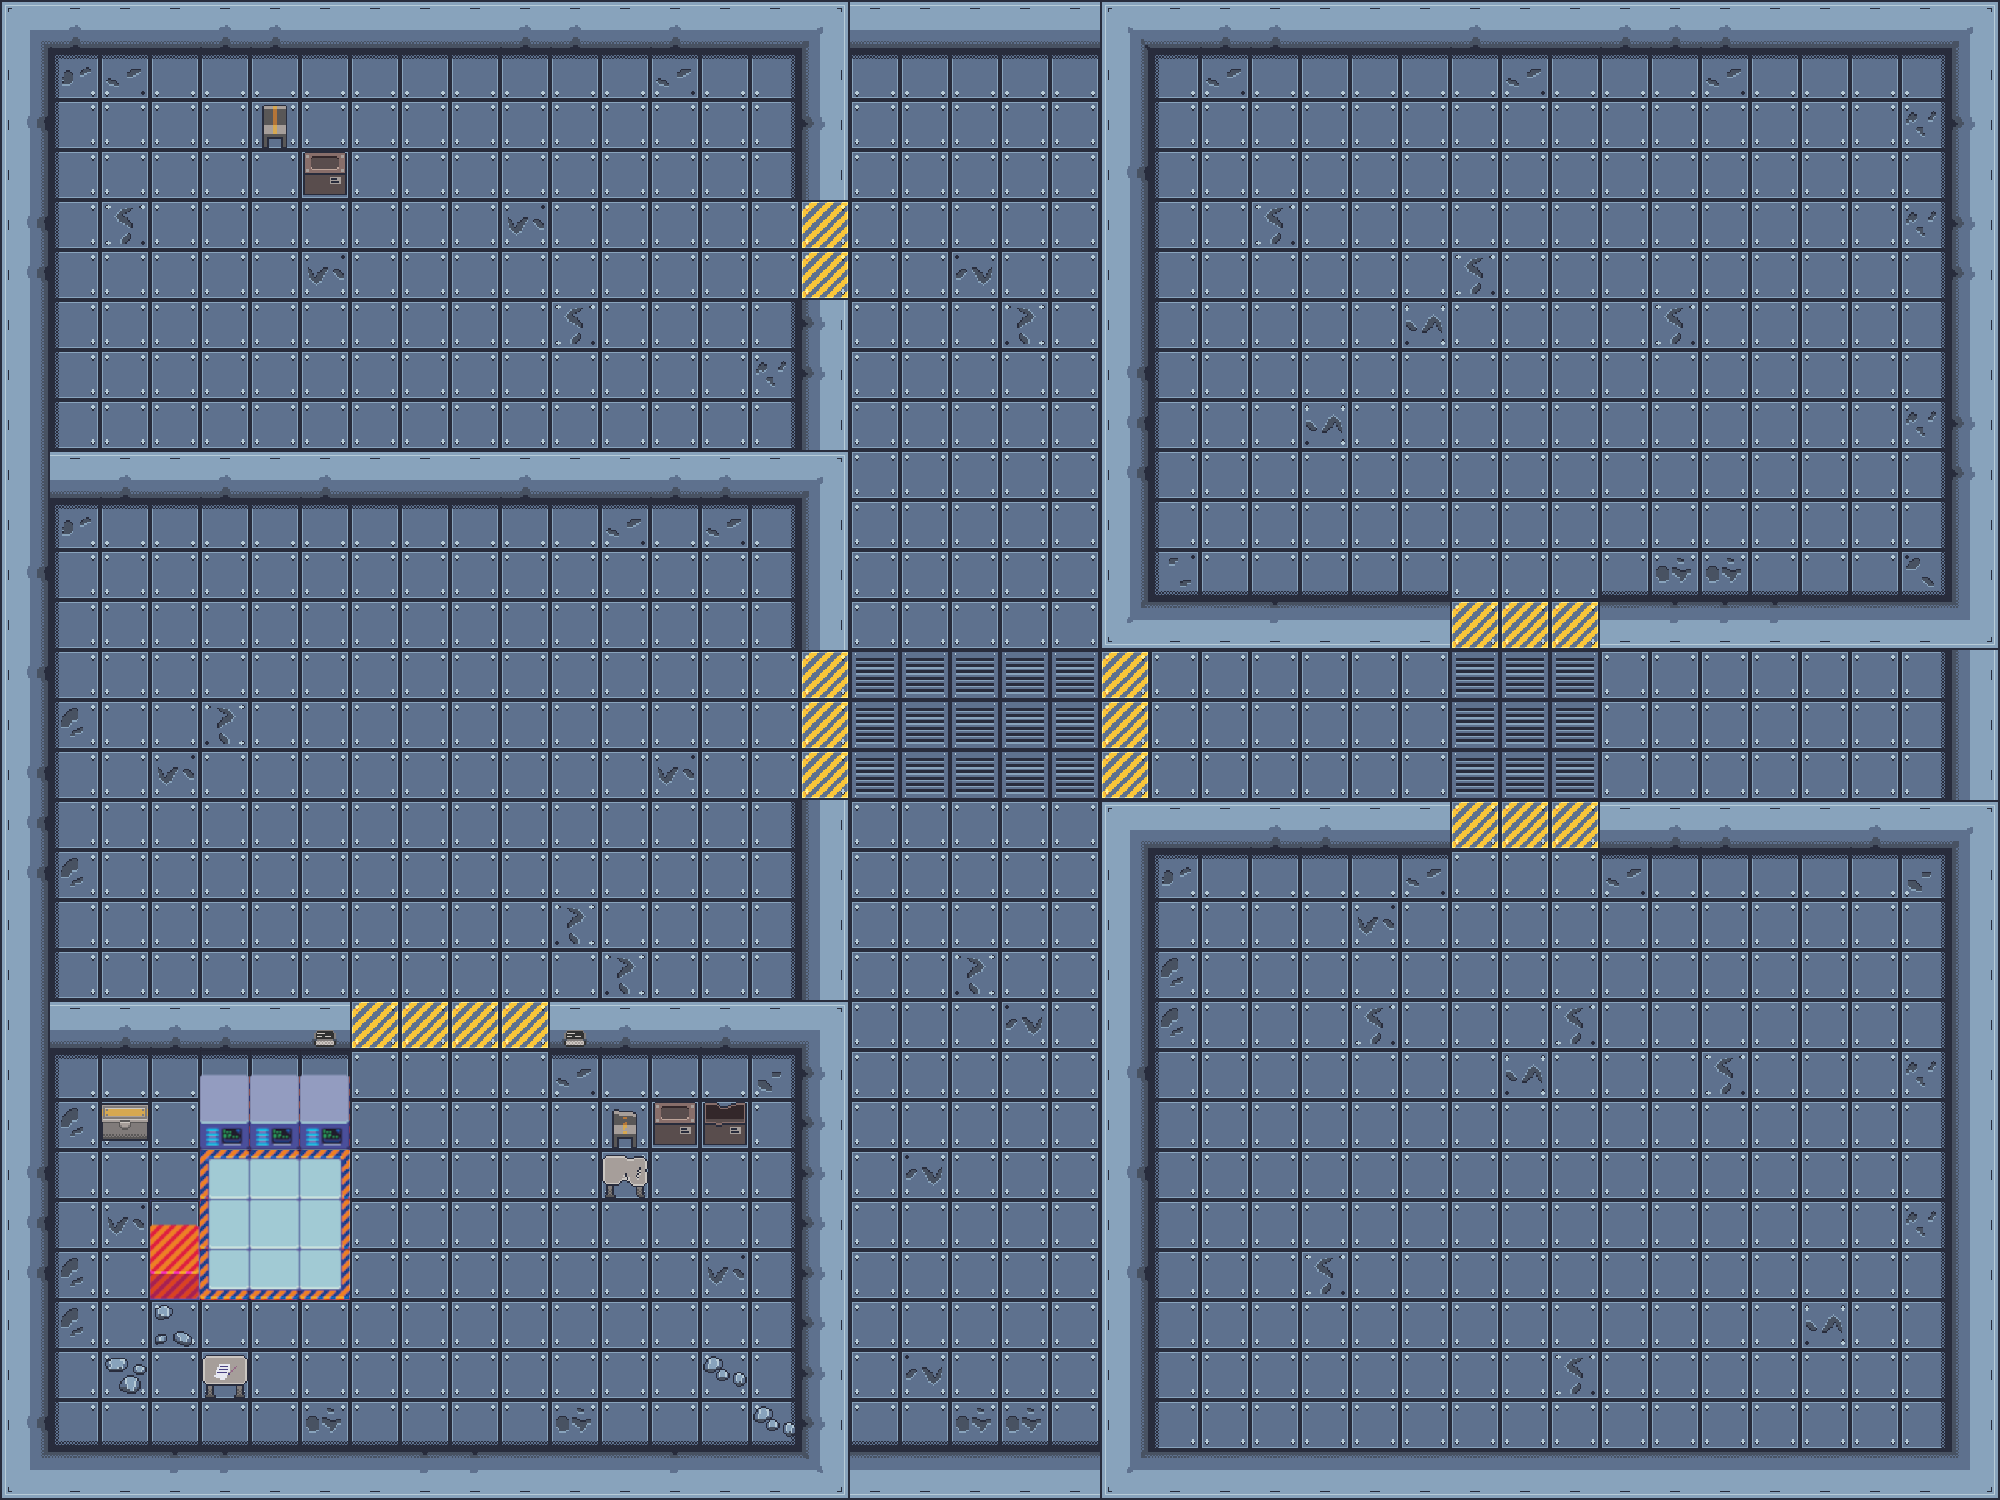

Below is a game level as drawn by its tile map, then a one-line description and the .tmx that defines it (tile-layer data replaced by summaries):
An orthogonal 40x30 tile map with 50x50 px tiles, 2 tile layers (Capa de patrones 1, Copiar desde Capa de patrones 1), 2 tilesets and 7 objects (5x p, 2x object).

<map version="1.9" tiledversion="1.9.0" orientation="orthogonal" renderorder="right-down" width="40" height="30" tilewidth="50" tileheight="50" infinite="0" nextlayerid="5" nextobjectid="13">
 <tileset firstgid="1" name="tileSetx50" tilewidth="50" tileheight="50" tilecount="100" columns="10">
  <image source="tileSetx50.png" width="500" height="500" />
 </tileset>
 <tileset firstgid="101" name="tileset2x50" tilewidth="50" tileheight="50" tilecount="84" columns="14">
  <image source="tileset2x50.png" width="700" height="300" />
 </tileset>
 <layer id="1" name="Capa de patrones 1" width="40" height="30">
  <data>[1200 cells, 1200 non-empty, 36 distinct tile ids]</data>
 </layer>
 <layer id="3" name="Copiar desde Capa de patrones 1" width="40" height="30">
  <data>[1200 cells, 1200 non-empty, 59 distinct tile ids]</data>
 </layer>
 <objectgroup id="4" name="Capa de Objetos 1">
  <object id="4" class="p" x="48" y="0" width="754" height="51" />
  <object id="5" class="p" x="-1" y="2" width="52" height="497" />
  <object id="6" class="p" x="52" y="449" width="747" height="52" />
  <object id="7" class="p" x="802" y="0" width="46" height="199" />
  <object id="8" class="p" x="798" y="302" width="54" height="197" />
  <object id="9" class="object" x="249" y="99" width="49" height="49" />
  <object id="12" class="object" x="299" y="150" width="49" height="49" />
 </objectgroup>
</map>
